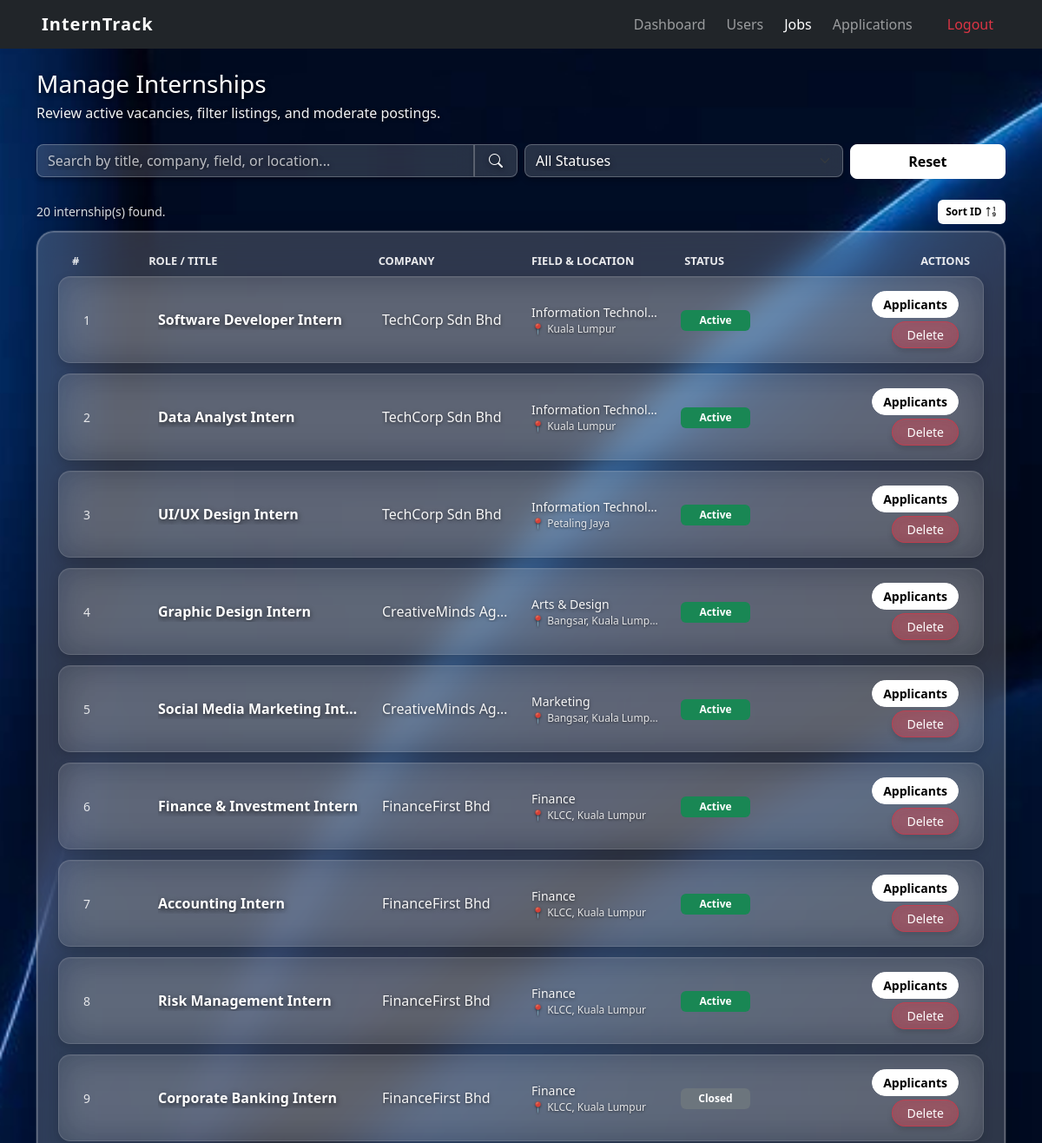
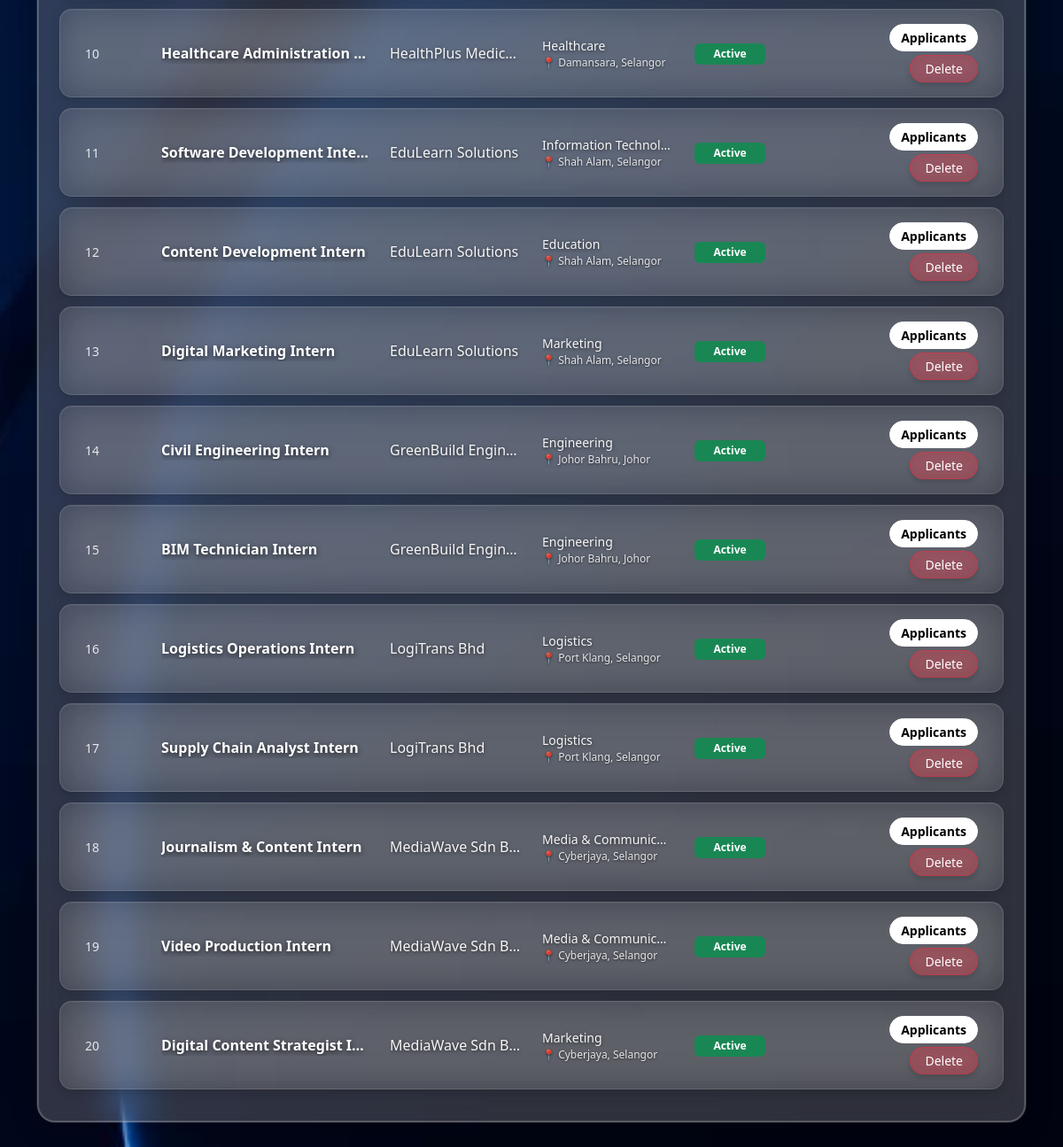
The app's page /admin/manage_internships.php (signed in) with its own data (2 pictures, top to bottom).
### tables this page shows
CREATE TABLE `jobs` (
  `id` int(11) NOT NULL,
  `company_id` int(11) NOT NULL,
  `title` varchar(150) NOT NULL,
  `description` text DEFAULT NULL,
  `location` varchar(100) DEFAULT NULL,
  `field` varchar(100) DEFAULT NULL,
  `status` enum('active','closed') DEFAULT 'active',
  `created_at` timestamp NOT NULL DEFAULT current_timestamp(),
  `allowance` decimal(10,2) DEFAULT 0.00
);

CREATE TABLE `users` (
  `id` int(11) NOT NULL,
  `name` varchar(100) NOT NULL,
  `email` varchar(100) NOT NULL,
  `password` varchar(255) NOT NULL,
  `role` enum('student','company','admin') NOT NULL,
  `phone` varchar(20) DEFAULT NULL,
  `bio` text DEFAULT NULL,
  `profile_picture` varchar(255) DEFAULT NULL,
  `description` text DEFAULT NULL,
  `website` varchar(150) DEFAULT NULL,
  `resume` varchar(255) DEFAULT NULL,
  `created_at` timestamp NOT NULL DEFAULT current_timestamp(),
  `approval_status` varchar(50) DEFAULT 'pending',
  `academic_info` text DEFAULT NULL,
  `industry` varchar(100) DEFAULT NULL,
  `skills` text DEFAULT NULL
);

### admin/manage_internships.php (the view, shortened to what this page needs)
<?php
include '../config/db_connect.php';
include '../includes/header.php';
include '../includes/navbar.php';
$search        = trim($_GET['search'] ?? '');
$sort          = $_GET['sort'] ?? 'asc';
if ($sort !== 'desc') {
    $sort = 'asc';
}
$sql = "SELECT j.id, j.title, j.field, j.location, j.status, j.created_at, u.name AS company_name, u.id AS company_id
        FROM jobs j
        JOIN users u ON j.company_id = u.id
        WHERE 1=1";
$sql .= " ORDER BY j.id " . ($sort === 'asc' ? 'ASC' : 'DESC');
$stmt = mysqli_prepare($conn, $sql);
mysqli_stmt_execute($stmt);
$internships = mysqli_stmt_get_result($stmt);
$job_rows = [];
while ($row = mysqli_fetch_assoc($internships)) {
    $job_rows[] = $row;
}
?>
<div class="container mt-4">
    <h3 class="mb-1 text-white">Manage Internships</h3>
    <p class="text-white-50 mb-4">Review active vacancies, filter listings, and moderate postings.</p>
    <form method="GET" class="mb-4">
        <div class="row g-2">
            <div class="col-md-6">
                <div class="input-group shadow-sm">
                    <input type="text" name="search" class="form-control glass-input border-end-0 text-white" placeholder="Search by title, company, field, or location..." value="<?= htmlspecialchars($search) ?>">
                    <button type="submit" class="btn input-group-text glass-input border-start-0 text-white m-0 px-3" style="cursor: pointer;">
                        <i class="bi bi-search"></i>
                    </button>
                </div>
            </div>
            <div class="col-md-4">
                <select name="status" class="form-select glass-input text-white shadow-sm" onchange="this.form.submit()">
                    <option value="" class="bg-dark text-white">All Statuses</option>
                </select>
            </div>
            <div class="col-md-2">
                <a href="manage_internships.php" class="btn btn-glass-white w-100" style="border-radius: 8px !important; padding: 0.45rem 0.75rem !important;">Reset</a>
            </div>
        </div> </form>
    <div class="d-flex justify-content-between align-items-center mb-2">
        <p class="text-white-50 small mb-0"><?= count($job_rows) ?> internship(s) found.</p>
        <a href="manage_internships.php?<?= http_build_query(array_merge($_GET, ['sort' => $sort === 'asc' ? 'desc' : 'asc'])) ?>" class="btn btn-sm btn-glass-white py-1 px-2 d-flex align-items-center gap-1" style="border-radius: 6px !important; font-size: 0.75rem; border: 1px solid rgba(255,255,255,0.2) !important;">
            Sort ID <i class="bi <?= $sort === 'asc' ? 'bi-sort-numeric-up' : 'bi-sort-numeric-down' ?>" style="font-size: 0.9rem; line-height: 1;"></i>
        </a>
    </div>
    <div class="card shadow-sm glass-card mb-5">
        <div class="card-body p-4">
            <div class="row glass-table-header d-none d-md-flex mb-2 px-3">
                <div class="col-md-1">#</div>
                <div class="col-md-3">Role / Title</div>
                <div class="col-md-2">Company</div>
                <div class="col-md-2">Field & Location</div>
                <div class="col-md-2">Status</div>
                <div class="col-md-2 text-end">Actions</div>
            </div>
            <div class="d-flex flex-column">
                <?php foreach ($job_rows as $j): ?>
                    <div class="row glass-row-item align-items-center py-3 px-3 mx-0">
                        <div class="col-12 col-md-1 glass-row-text-muted small">
                            <span class="d-md-none fw-bold me-1">ID:</span><?= (int)$j['id'] ?>
                        </div>
                        <div class="col-12 col-md-3 glass-row-text-primary" style="min-width:0;">
                            <span class="text-truncate d-block"><?= htmlspecialchars($j['title']) ?></span>
                        </div>
                        <div class="col-12 col-md-2 glass-row-text-secondary" style="min-width:0;">
                            <a href="#" class="view-user-trigger text-decoration-none text-white-50 fw-semibold text-truncate d-block" data-user-id="<?= (int)$j['company_id'] ?>">
                                <?= htmlspecialchars($j['company_name']) ?>
                            </a>
                        </div>
                        <div class="col-12 col-md-2 glass-row-text-secondary small" style="min-width:0;">
                            <div class="fw-semibold text-white-50 text-truncate"><?= htmlspecialchars($j['field']) ?></div>
                            <div class="text-muted text-truncate" style="font-size: 0.75rem;">📍 <?= htmlspecialchars($j['location']) ?></div>
                        </div>
                        <div class="col-auto col-md-2 my-1 my-md-0">
                            <span class="badge badge-uniform bg-<?= $j['status'] === 'active' ? 'success' : 'secondary' ?>">
                                <?= htmlspecialchars(ucfirst($j['status'])) ?>
                            </span>
                        </div>
                        <div class="col col-md-2 text-md-end d-flex flex-wrap gap-1 justify-content-start justify-content-md-end">
                            <a href="view_applicants.php?job_id=<?= (int)$j['id'] ?>" class="btn btn-sm btn-glass-white rounded-pill" style="padding: 0.25rem 0.75rem !important;">Applicants</a>
                            <a href="manage_internships.php?delete=<?= (int)$j['id'] ?>"
                               class="btn btn-sm btn-glass-danger rounded-pill px-3"
                               onclick="return confirm('Delete this internship posting? This removes all associated student applications.')">
                                Delete
                            </a>
                        </div>
                    </div>
                <?php endforeach; ?>
            </div>
        </div>
    </div>
</div>
<?php include '../includes/footer.php'; ?>

### assets/css/style.css (style rules this page uses)
body { background-color: #f8f9fa; }
.badge-uniform { font-size: 0.75rem !important; padding: 0.4em 0 !important; line-height: 1.2 !important; border-radius: 6px !important; font-weight: 600 !important; width: 80px !important; display: inline-block !important; text-align: center !important; }
.glass-card { overflow-x: auto !important; max-width: 100vw; }

### assets/css/admin.css (style rules this page uses)
.btn-glass-white { background: #ffffff !important; backdrop-filter: none !important; -webkit-backdrop-filter: none !important; border: 1px solid #ffffff !important; color: #000000 !important; padding: 10px 25px; font-weight: 600; transition: all 0.3s cubic-bezier(0.16, 1, 0.3, 1); text-shadow: none !important; }
.text-muted, .text-white-50 { color: rgba(255, 255, 255, 0.75) !important; }
.glass-input, .glass-select, .btn-glass-primary, .btn-glass-secondary { background: rgba(255, 255, 255, 0.15) !important; backdrop-filter: blur(12px); -webkit-backdrop-filter: blur(12px); border: 1px solid rgba(255, 255, 255, 0.25) !important; color: #ffffff !important; box-shadow: 0 4px 6px rgba(0, 0, 0, 0.2) !important; border-radius: 8px; }
.glass-input::placeholder { color: rgba(255, 255, 255, 0.7) !important; font-weight: 500; }
.glass-input option, .glass-select option { background-color: #1a1a1a !important; color: #ffffff !important; }
select.glass-input, select.glass-select { background-color: rgba(255, 255, 255, 0.15) !important; background-repeat: no-repeat !important; background-position: right 0.75rem center !important; background-size: 16px 12px !important; backdrop-filter: blur(12px) !important; -webkit-backdrop-filter: blur(12px) !important; border: 1px solid rgba(255, 255, 255, 0.25) !important; color: #ffffff !important; }
.glass-card { background: rgba(255, 255, 255, 0.18) !important; backdrop-filter: blur(20px); -webkit-backdrop-filter: blur(20px); border: 1px solid rgba(255, 255, 255, 0.25) !important; outline: 1px solid rgba(255, 255, 255, 0.1) !important; border-radius: 20px; box-shadow: 0 8px 32px rgba(0, 0, 0, 0.2), inset 0 0 0 1px rgba(255, 255, 255, 0.15) !important; }
.glass-row-item { background: rgba(160, 160, 160, 0.15) !important; backdrop-filter: blur(20px); -webkit-backdrop-filter: blur(20px); border: 1px solid rgba(255, 255, 255, 0.12) !important; border-radius: 14px; margin-bottom: 10px; box-shadow: 0 4px 12px rgba(0, 0, 0, 0.15), inset 0 1px 0 rgba(255, 255, 255, 0.05) !important; transition: all 0.2s ease; }
.glass-table-header { font-size: 0.8rem; font-weight: 700; color: rgba(255, 255, 255, 0.9) !important; text-transform: uppercase; text-shadow: 0 2px 4px rgba(0, 0, 0, 0.8) !important; }
.glass-row-text-primary { color: #ffffff !important; font-weight: 600; text-shadow: 0 2px 5px rgba(0, 0, 0, 0.8) !important; }
.glass-row-text-secondary { color: rgba(255, 255, 255, 0.95) !important; font-weight: 500; text-shadow: 0 1px 4px rgba(0, 0, 0, 0.7) !important; }
.glass-row-text-muted { color: rgba(255, 255, 255, 0.85) !important; text-shadow: 0 1px 3px rgba(0, 0, 0, 0.6) !important; }
body.light-theme { background-image: url('../images/Page_bg.JPG.jpeg') !important; background-color: #050505 !important; background-position: center center !important; background-size: cover !important; background-attachment: fixed !important; }
body.light-theme .text-white, body.light-theme h3, body.light-theme h4, body.light-theme h5, body.light-theme .modal-title, body.light-theme p.text-white, body.light-theme label, body.light-theme .fw-bold, body.light-theme span:not(.badge) { color: #ffffff !important; text-shadow: 0 2px 6px rgba(0, 0, 0, 0.7) !important; }
body.light-theme p.text-white-50, body.light-theme .text-white-50, body.light-theme .modal-body { color: rgba(255, 255, 255, 0.95) !important; font-weight: 500 !important; text-shadow: 0 1px 4px rgba(0, 0, 0, 0.6) !important; }
body.light-theme .text-muted { color: rgba(255, 255, 255, 0.85) !important; text-shadow: 0 1px 3px rgba(0, 0, 0, 0.6) !important; }
body.light-theme p.small { color: rgba(255, 255, 255, 0.85) !important; }

### records on screen
jobs: id "1", title "Software Developer Intern", company.name "TechCorp Sdn Bhd", field "Information Technol…", location "Kuala Lumpur", status "Active"
jobs: id "2", title "Data Analyst Intern", company.name "TechCorp Sdn Bhd", field "Information Technol…", location "Kuala Lumpur", status "Active"
jobs: id "3", title "UI/UX Design Intern", company.name "TechCorp Sdn Bhd", field "Information Technol…", location "Petaling Jaya", status "Active"
jobs: id "4", title "Graphic Design Intern", company.name "CreativeMinds Ag…", field "Arts & Design", location "Bangsar, Kuala Lumpur", status "Active"
jobs: id "5", title "Social Media Marketing Int…", company.name "CreativeMinds Ag…", field "Marketing", location "Bangsar, Kuala Lumpur", status "Active"
jobs: id "6", title "Finance & Investment Intern", company.name "FinanceFirst Bhd", field "Finance", location "KLCC, Kuala Lumpur", status "Active"
jobs: id "7", title "Accounting Intern", company.name "FinanceFirst Bhd", field "Finance", location "KLCC, Kuala Lumpur", status "Active"
jobs: id "8", title "Risk Management Intern", company.name "FinanceFirst Bhd", field "Finance", location "KLCC, Kuala Lumpur", status "Active"
jobs: id "9", title "Corporate Banking Intern", company.name "FinanceFirst Bhd", field "Finance", location "KLCC, Kuala Lumpur", status "Closed"
jobs: id "10", title "Healthcare Administration…", company.name "HealthPlus Medic…", field "Healthcare", location "Damansara, Selangor", status "Active"
jobs: id "11", title "Software Development Inte…", company.name "EduLearn Solutions", field "Information Technol…", location "Shah Alam, Selangor", status "Active"
jobs: id "12", title "Content Development Intern", company.name "EduLearn Solutions", field "Education", location "Shah Alam, Selangor", status "Active"
jobs: id "13", title "Digital Marketing Intern", company.name "EduLearn Solutions", field "Marketing", location "Shah Alam, Selangor", status "Active"
jobs: id "14", title "Civil Engineering Intern", company.name "GreenBuild Engin…", field "Engineering", location "Johor Bahru, Johor", status "Active"
jobs: id "15", title "BIM Technician Intern", company.name "GreenBuild Engin…", field "Engineering", location "Johor Bahru, Johor", status "Active"
jobs: id "16", title "Logistics Operations Intern", company.name "LogiTrans Bhd", field "Logistics", location "Port Klang, Selangor", status "Active"
jobs: id "17", title "Supply Chain Analyst Intern", company.name "LogiTrans Bhd", field "Logistics", location "Port Klang, Selangor", status "Active"
jobs: id "18", title "Journalism & Content Intern", company.name "MediaWave Sdn B…", field "Media & Communic…", location "Cyberjaya, Selangor", status "Active"
jobs: id "19", title "Video Production Intern", company.name "MediaWave Sdn B…", field "Media & Communic…", location "Cyberjaya, Selangor", status "Active"
jobs: id "20", title "Digital Content Strategist I…", company.name "MediaWave Sdn B…", field "Marketing", location "Cyberjaya, Selangor", status "Active"

### other values on screen
count($job_rows) "20"
